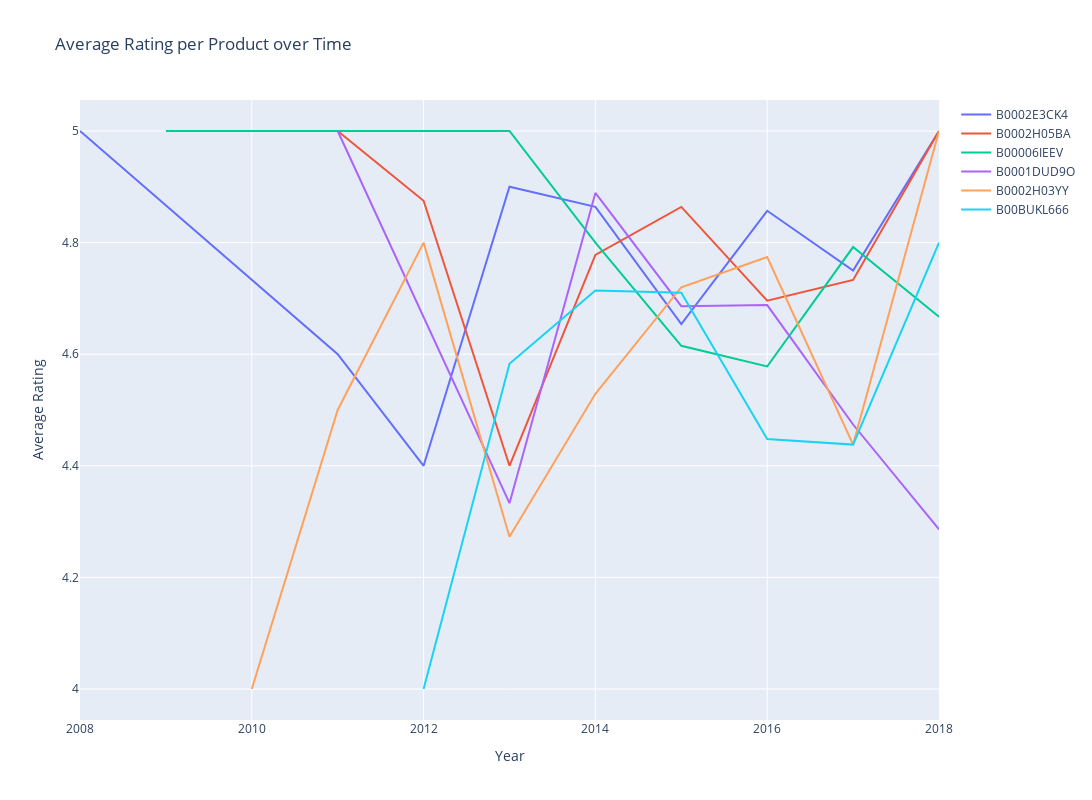

Source (notebook cell):
### Code cell
import plotly.graph_objects as go

fig = go.Figure()

for i, id in enumerate(asin):
    fig.add_trace(go.Scatter(x=prod_year_avg_rating[prod_year_avg_rating.asin==id].reviewYear,
                             y=prod_year_avg_rating[prod_year_avg_rating.asin==id].avg_rating,
                             mode='lines',
                             name=id))
    last_count = prod_year_avg_rating[prod_year_avg_rating.asin==id].avg_rating.iloc[-1]

fig.update_layout(
    title="Average Rating per Product over Time",
    xaxis=dict(title="Year"),
    yaxis=dict(title="Average Rating"),
    hovermode="x",
    height=800,  # Set the height of the figure (in pixels)
    width=1500   # Set the width of the figure (in pixels)
)

fig.show()

### Figure 1 — Plotly figure (JSON) as saved in the notebook; plotly's stock layout.template omitted (floating-point values rounded to 4 significant figures)
{"data": [{"mode": "lines", "name": "B0002E3CK4", "type": "scatter", "x": [2008, 2011, 2012, 2013, 2014, 2015, 2016, 2017, 2018], "y": [5, 4.6, 4.4, 4.9, 4.864, 4.654, 4.857, 4.75, 5]}, {"mode": "lines", "name": "B0002H05BA", "type": "scatter", "x": [2011, 2012, 2013, 2014, 2015, 2016, 2017, 2018], "y": [5, 4.875, 4.4, 4.778, 4.864, 4.696, 4.733, 5]}, {"mode": "lines", "name": "B00006IEEV", "type": "scatter", "x": [2009, 2012, 2013, 2014, 2015, 2016, 2017, 2018], "y": [5, 5, 5, 4.8, 4.615, 4.578, 4.792, 4.667]}, {"mode": "lines", "name": "B0001DUD9O", "type": "scatter", "x": [2011, 2012, 2013, 2014, 2015, 2016, 2017, 2018], "y": [5, 4.667, 4.333, 4.889, 4.686, 4.688, 4.474, 4.286]}, {"mode": "lines", "name": "B0002H03YY", "type": "scatter", "x": [2010, 2011, 2012, 2013, 2014, 2015, 2016, 2017, 2018], "y": [4, 4.5, 4.8, 4.273, 4.529, 4.72, 4.774, 4.438, 5]}, {"mode": "lines", "name": "B00BUKL666", "type": "scatter", "x": [2012, 2013, 2014, 2015, 2016, 2017, 2018], "y": [4, 4.583, 4.714, 4.71, 4.448, 4.438, 4.8]}], "layout": {"height": 800, "hovermode": "x", "title": {"text": "Average Rating per Product over Time"}, "width": 1500, "xaxis": {"title": {"text": "Year"}}, "yaxis": {"title": {"text": "Average Rating"}}}}
